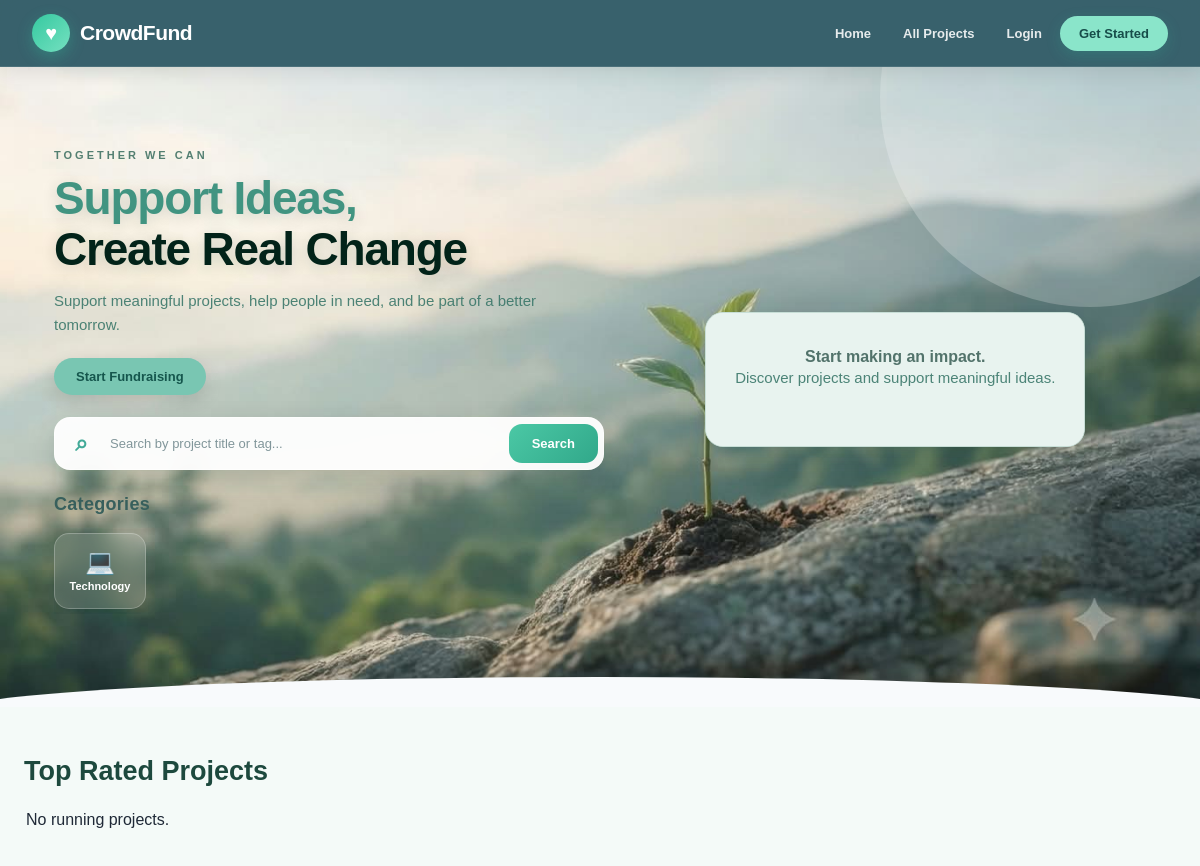
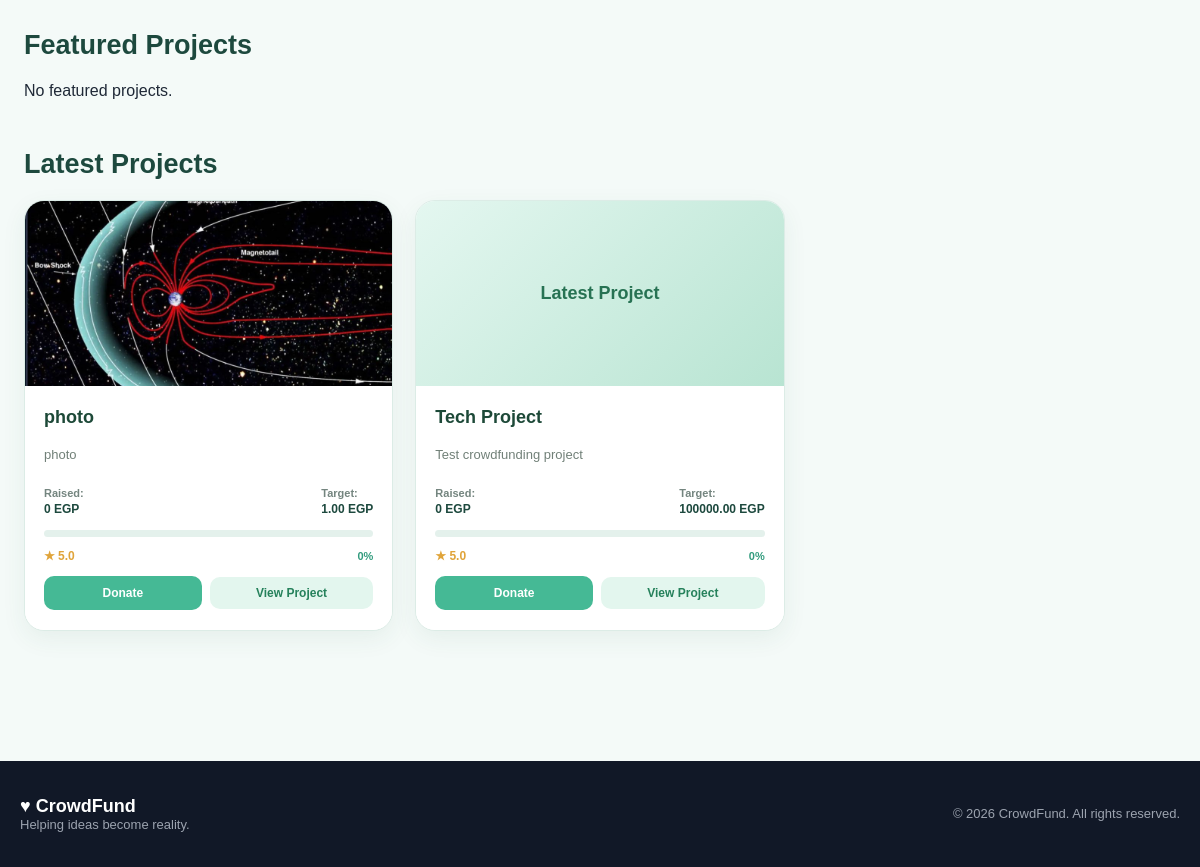
The app's page /, older data (2 pictures, top to bottom).
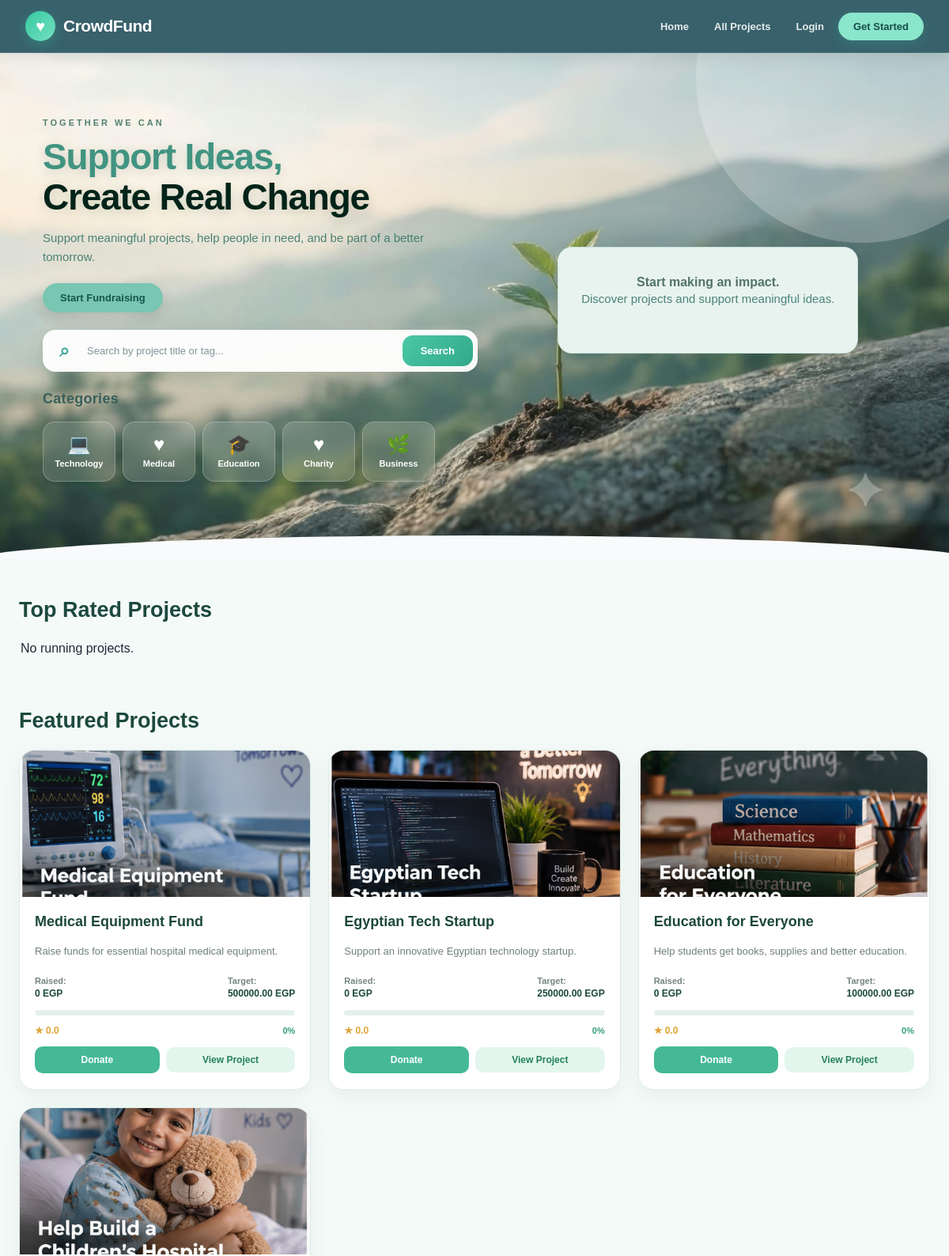
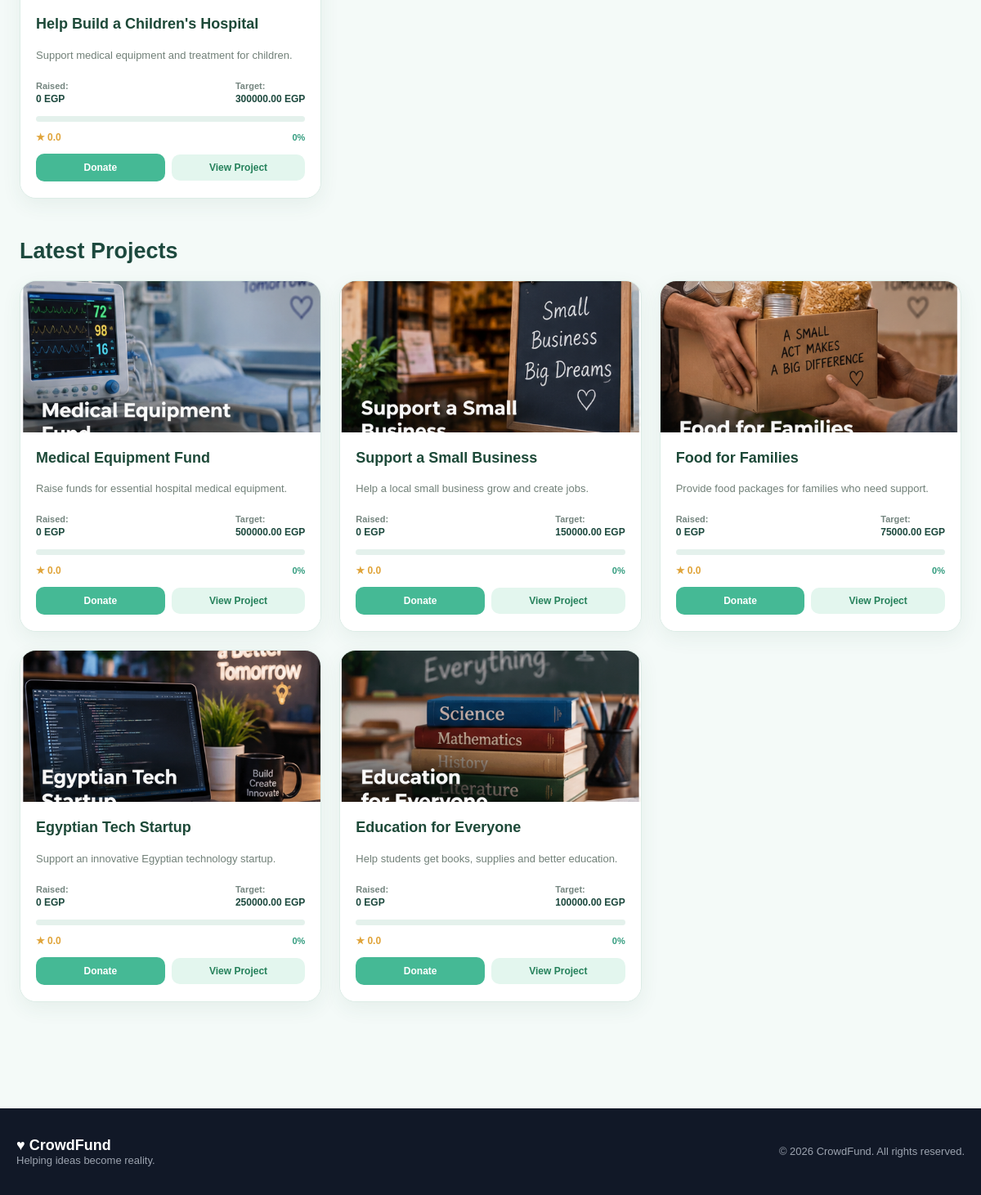
The same page, newer data (2 pictures, top to bottom).
### projects/models.py (models this page shows, shortened)
class Category(models.Model):
    name = models.CharField(max_length=100)

class Project(models.Model):
    creator = models.ForeignKey(
        settings.AUTH_USER_MODEL,
        on_delete=models.CASCADE,
        related_name="projects"
    )
    title = models.CharField(max_length=200)
    details = models.TextField()
    category = models.ForeignKey(
        Category,
        on_delete=models.PROTECT,
        related_name="projects"
    )
    target = models.DecimalField(
        max_digits=12,
        decimal_places=2
    )
    tags = models.ManyToManyField(
        Tag,
        related_name="projects",
        blank=True
    )
    start_time = models.DateTimeField()
    end_time = models.DateTimeField()
    created_at = models.DateTimeField(auto_now_add=True)
    is_cancelled = models.BooleanField(default=False)
    featured = models.BooleanField(default=False)

class ProjectImage(models.Model):
    project = models.ForeignKey(
        Project,
        on_delete=models.CASCADE,
        related_name="images"
    )
    image = models.ImageField(
        upload_to="projects/"
    )

### core/views.py (the view, shortened to what this page needs)
# urls.py: path('', views.home, name='home'),
def home(request):
    now = timezone.now()
    categories = Category.objects.all()
    latest_projects = Project.objects.filter(
    is_cancelled=False
       ).annotate(
    avg_rating=Avg('ratings__value')
       ).order_by('-created_at')[:5]
    featured_projects = Project.objects.filter(
    featured=True,
    is_cancelled=False
       ).annotate(
    avg_rating=Avg('ratings__value')
        ).order_by('-created_at')[:5]
    top_projects = (
        Project.objects
        .filter(
            start_time__lte=now,
            end_time__gte=now,
            is_cancelled=False,
            ratings__isnull=False
        )
        .annotate(avg_rating=Avg('ratings__value'))
        .order_by('-avg_rating')[:5]
    )
    latest_projects = add_donation_progress(latest_projects)
    featured_projects = add_donation_progress(featured_projects)
    top_projects = add_donation_progress(top_projects)
    query = request.GET.get('q', '').strip()
    search_results = Project.objects.none()
    return render(request, 'core/home.html', {
        'categories': categories,
        'latest_projects': latest_projects,
        'featured_projects': featured_projects,
        'top_projects': top_projects,
        'query': query,
        'search_results': search_results,
    })

### core/views.py (called while the page is built)
def add_donation_progress(projects):
    for project in projects:
        total = project.donations.aggregate(
            total=Sum('amount')
        )['total'] or 0
        project.total_donations = total
        if project.target:
            project.progress = min(
                float(total) / float(project.target) * 100,
                100
            )
        else:
            project.progress = 0
    return projects

### core/templates/core/home.html (shortened to what the changed rows need)
{% extends 'base.html' %}
{% load static %}
{% block extra_css %}
<link rel="stylesheet" href="{% static 'css/cards.css' %}">
{% endblock %}
{% block content %}
<section class="hero">
    <div class="hero-content">
        <div class="hero-text">
            <h1>
                Support Ideas,
                <span>Create Real Change</span>
            </h1>
            <h2 class="categories-title">Categories</h2>
            <div class="categories-scroll">
                {% for category in categories %}
                <a class="category-pill" href="{% url 'category_detail' category.id %}">
                    <span class="category-icon">
                        {% if forloop.counter == 1 %}
                        💻
                        {% elif forloop.counter == 2 %}
                        ♥
                        {% elif forloop.counter == 3 %}
                        🎓
                        {% elif forloop.counter == 4 %}
                        ♥
                        {% elif forloop.counter == 5 %}
                        🌿
                        {% elif forloop.counter == 6 %}
                        💧
                        {% else %}
                        ✦
                        {% endif %}
                    </span>
                    <span>
                        {{ category.name }}
                    </span>
                </a>
                {% endfor %}
            </div>
        </div>
    </div>
</section>
<div class="home-container">
    <h2 class="section-title">
        Top Rated Projects
    </h2>
    <h2 class="section-title">
        Featured Projects
    </h2>
    <div class="project-grid">
        {% for project in featured_projects %}
        <div class="project-card">
            {% with first_image=project.images.first %}
            {% if first_image %}
            <img class="project-image" src="{{ first_image.image.url }}" alt="{{ project.title }}">
            {% else %}
            <div class="no-image">Featured</div>
            {% endif %}
            {% endwith %}
            <div class="project-content">
                <h3>{{ project.title }}</h3>
                <p>{{ project.details|truncatechars:90 }}</p>
                <div class="donation-info">
                    <span>
                        Raised:
                        <strong>{{ project.total_donations }} EGP</strong>
                    </span>
                    <span>
                        Target:
                        <strong>{{ project.target }} EGP</strong>
                    </span>
                </div>
                <div class="progress-bar">
                </div>
                <div class="card-bottom">
                    <span class="rating">
                        ★ {{ project.avg_rating|default:0|floatformat:1 }}
                    </span>
                    <span class="progress-percent">
                        {{ project.progress|floatformat:0 }}%
                    </span>
                </div>
                <div class="card-buttons">
                    <a class="donate-btn" href="{% url 'donate' project.pk %}">
                        Donate
                    </a>
                    <a class="view-btn" href="{% url 'project_detail' project.pk %}">
                        View Project
                    </a>
                </div>
            </div>
        </div>
        {% empty %}
        <p>No featured projects.</p>
        {% endfor %}
    </div>
    <h2 class="section-title">
        Latest Projects
    </h2>
    <div class="project-grid">
        {% for project in latest_projects %}
        <div class="project-card">
            {% with first_image=project.images.first %}
            {% if first_image %}
            <img class="project-image" src="{{ first_image.image.url }}" alt="{{ project.title }}">
            {% else %}
            <div class="no-image">Latest Project</div>
            {% endif %}
            {% endwith %}
            <div class="project-content">
                <h3>{{ project.title }}</h3>
                <p>{{ project.details|truncatechars:90 }}</p>
                <div class="donation-info">
                    <span>
                        Raised:
                        <strong>{{ project.total_donations }} EGP</strong>
                    </span>
                    <span>
                        Target:
                        <strong>{{ project.target }} EGP</strong>
                    </span>
                </div>
                <div class="progress-bar">
                </div>
                <div class="card-bottom">
                    <span class="rating">
                        ★ {{ project.avg_rating|default:0|floatformat:1 }}
                    </span>
                    <span class="progress-percent">
                        {{ project.progress|floatformat:0 }}%
                    </span>
                </div>
                <div class="card-buttons">
                    <a class="donate-btn" href="{% url 'donate' project.pk %}">
                        Donate
                    </a>
                    <a class="view-btn" href="{% url 'project_detail' project.pk %}">
                        View Project
                    </a>
                </div>
            </div>
        </div>
        {% empty %}
        <p>No latest projects.</p>
        {% endfor %}
    </div>
</div>
{% endblock %}

Row changes from the older to the newer data that the page shows:
removed Project: images.first.image (picture), title "photo", details "photo", total_donations "0", target "1.00", avg_rating "5.0", progress "0", shown under "Latest Projects"
removed Project: shows "Latest Project", title "Tech Project", details "Test crowdfunding project", total_donations "0", target "100000.00", avg_rating "5.0", progress "0", shown under "Latest Projects"
added Category: name "Medical"
added Category: name "Education"
added Category: name "Charity"
added Category: name "Business"
added Project: images.first.image (picture), title "Medical Equipment Fund", details "Raise funds for essential hospital medical equipment.", total_donations "0", target "500000.00", avg_rating "0.0", progress "0"
added Project: images.first.image (picture), title "Egyptian Tech Startup", details "Support an innovative Egyptian technology startup.", total_donations "0", target "250000.00", avg_rating "0.0", progress "0"
added Project: images.first.image (picture), title "Education for Everyone", details "Help students get books, supplies and better education.", total_donations "0", target "100000.00", avg_rating "0.0", progress "0"
added Project: images.first.image (picture), title "Help Build a Children's Hospital", details "Support medical equipment and treatment for children.", total_donations "0", target "300000.00", avg_rating "0.0", progress "0", shown under "Featured Projects"
added Project: images.first.image (picture), title "Support a Small Business", details "Help a local small business grow and create jobs.", total_donations "0", target "150000.00", avg_rating "0.0", progress "0", shown under "Latest Projects"
added Project: images.first.image (picture), title "Food for Families", details "Provide food packages for families who need support.", total_donations "0", target "75000.00", avg_rating "0.0", progress "0", shown under "Latest Projects"
Text that changed along with them:
text no longer shown: "No featured projects."
